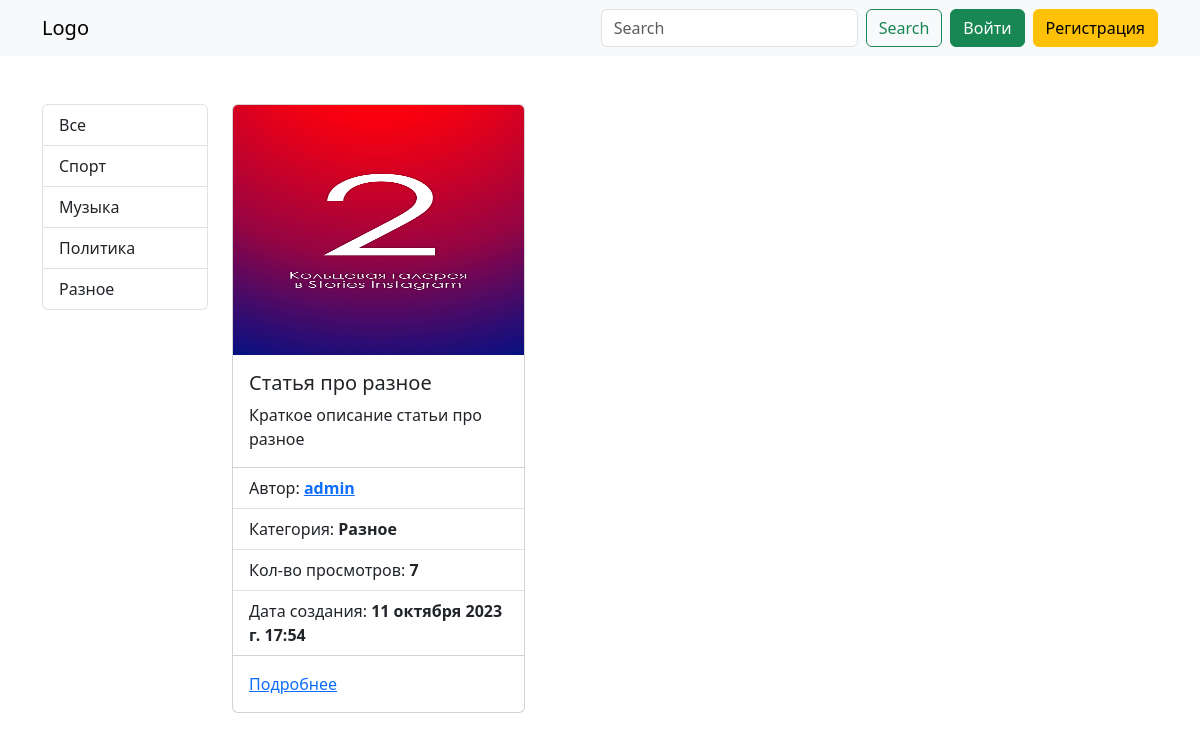
Page /profile/sayildar11/favorites/ on the committed database.
### web_site/models.py (models this page shows, shortened)
class Category(models.Model):
    name = models.CharField(max_length=150, verbose_name="Название категории")
    def __str__(self):
        return self.name
    class Meta:
        verbose_name = "Категория"  # Единственное число
        verbose_name_plural = "Категории"  # Множественное число

class Article(models.Model):
    title = models.CharField(verbose_name="Заголовок статьи", max_length=155, unique=True)
    short_description = models.TextField(verbose_name="Краткое описание", max_length=255)
    full_description = models.TextField(verbose_name="Полное описание")
    photo = models.ImageField(verbose_name="Фото", upload_to="photos/articles/")
    views = models.IntegerField(verbose_name="Количество просмотров", default=0)
    created_at = models.DateTimeField(verbose_name="Дата создания", auto_now_add=True)
    updated_at = models.DateTimeField(verbose_name="Дата обновления", auto_now=True)
    author = models.ForeignKey(User, on_delete=models.CASCADE, verbose_name="Автор", related_name="articles")
    category = models.ForeignKey(Category, on_delete=models.CASCADE, verbose_name="Категория", related_name="articles")
    class Meta:
        verbose_name = "Статья"
        verbose_name_plural = "Статьи"
        ordering = ['-created_at']

### web_site/views.py (the view)
# urls.py: path('profile/<str:username>/favorites/', views.user_favorites, name="user_favorites"),
def user_favorites(request, username):
    user = User.objects.get(username=username)
    favorites = FavoriteArticle.objects.filter(user=user)
    articles = [fav.article for fav in favorites]
    context = {
        'articles': articles
    }
    return render(request, "web_site/favorites.html", context)

### web_site/templatetags/custom_tags.py (called while the page is built)
@register.simple_tag()
def get_categories():
    categories = Category.objects.all()
    return categories

### web_site/templates/web_site/favorites.html (shortened to what this page needs)
{% extends 'base.html' %}
{% block content %}
<div class="row row-gap-4">
    {% for article in articles %}
    <div class="col-4">
        <div class="card">
            {% if article.photo %}
            <img src="{{ article.photo.url }}" class="card-img-top" alt="..." style="height: 250px;">
            {% endif %}
            <div class="card-body">
                <h5 class="card-title">{{ article.title }}</h5>
                <p class="card-text">{{ article.short_description }}</p>
            </div>
            <ul class="list-group list-group-flush">
                <li class="list-group-item">
                    Автор: <a href="{% url 'profile' article.author.username %}"><b>{{ article.author }}</b></a>
                </li>
                <li class="list-group-item">
                    Категория: <b>{{ article.category }}</b>
                </li>
                <li class="list-group-item">
                    Кол-во просмотров: <b>{{ article.views }}</b>
                </li>
                <li class="list-group-item">
                    Дата создания: <b>{{ article.created_at }}</b>
                </li>
            </ul>
            <div class="card-body">
                <a href="{% url 'article_detail' article.pk %}" class="card-link">Подробнее</a>
            </div>
        </div>
    </div>
    {% endfor %}
</div>
{% endblock %}

### templates/include/_sidebar.html
{% load custom_tags %}
{% get_categories as categories %}
<div class="list-group">
  <a href="{% url 'home' %}" class="list-group-item list-group-item-action">Все</a>
  {% for category in categories %}
  <a href="{% url 'category_articles' category_id=category.pk %}" class="list-group-item list-group-item-action">{{ category }}</a>
  {% endfor %}
</div>

### rows in the picture
Category: name "Спорт"
Category: name "Музыка"
Category: name "Политика"
Category: name "Разное"
Article: photo (picture), title "Статья про разное", short_description "Краткое описание статьи про разное", author "admin", category "Разное", views "7", created_at "11 октября 2023 г. 17:54"
